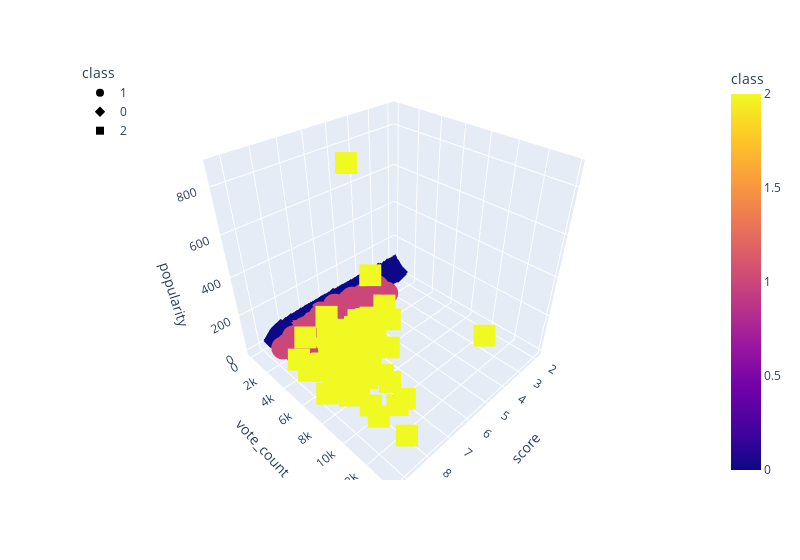

Notebook source saved alongside this figure:
### Code cell
# Plotting the clusters with three features
fig = px.scatter_3d(movies_df, x="score", y="vote_count", 
                    z="popularity", color="class", symbol="class", 
                    width=800)
fig.update_layout(legend=dict(x=0,y=1))
fig.show()

### Figure 1 — Plotly figure (JSON) as saved in the notebook; plotly's stock layout.template omitted (floating-point values rounded to 4 significant figures; data arrays with more than 128 entries replaced by an {"elided": "..."} marker saying what was removed)
{"data": [{"hovertemplate": "class=%{marker.color}<br>score=%{x}<br>vote_count=%{y}<br>popularity=%{z}<extra></extra>", "legendgroup": "1", "marker": {"color": {"elided": "527 int values"}, "coloraxis": "coloraxis", "symbol": "circle"}, "mode": "markers", "name": "1", "scene": "scene", "showlegend": true, "type": "scatter3d", "x": {"elided": "527 float values"}, "y": {"elided": "527 int values"}, "z": {"elided": "527 float values"}}, {"hovertemplate": "class=%{marker.color}<br>score=%{x}<br>vote_count=%{y}<br>popularity=%{z}<extra></extra>", "legendgroup": "0", "marker": {"color": {"elided": "2524 int values"}, "coloraxis": "coloraxis", "symbol": "diamond"}, "mode": "markers", "name": "0", "scene": "scene", "showlegend": true, "type": "scatter3d", "x": {"elided": "2524 float values"}, "y": {"elided": "2524 int values"}, "z": {"elided": "2524 float values"}}, {"hovertemplate": "class=%{marker.color}<br>score=%{x}<br>vote_count=%{y}<br>popularity=%{z}<extra></extra>", "legendgroup": "2", "marker": {"color": [2, 2, 2, 2, 2, 2, 2, 2, 2, 2, 2, 2, 2, 2, 2, 2, 2, 2, 2, 2, 2, 2, 2, 2, 2, 2, 2, 2, 2, 2, 2, 2, 2, 2, 2, 2, 2, 2, 2, 2, 2, 2, 2, 2, 2, 2, 2, 2, 2, 2, 2, 2, 2, 2, 2, 2, 2, 2, 2, 2, 2, 2, 2, 2, 2, 2, 2, 2, 2, 2, 2, 2, 2, 2, 2, 2, 2, 2, 2, 2, 2, 2, 2, 2, 2, 2, 2, 2, 2, 2, 2, 2, 2, 2, 2, 2, 2, 2, 2, 2, 2, 2, 2, 2, 2, 2, 2, 2, 2, 2, 2, 2, 2, 2, 2, 2, 2, 2, 2, 2, 2, 2, 2, 2, 2, 2, 2, 2], "coloraxis": "coloraxis", "symbol": "square"}, "mode": "markers", "name": "2", "scene": "scene", "showlegend": true, "type": "scatter3d", "x": [8.6, 6.4, 8.5, 8.9, 8.1, 9.3, 8.9, 8.8, 8.5, 8.6, 8.3, 7.8, 7.3, 8.6, 8.1, 3.7, 8.1, 8.8, 8.7, 6.5, 8.8, 8.1, 7.4, 7.3, 8.7, 8, 8.1, 8.9, 8.1, 7.8, 8, 7.3, 7.7, 8.3, 8.2, 7.7, 8.5, 8.5, 7.3, 7.2, 7.5, 7.1, 8, 9, 7.9, 7.8, 8.3, 8, 7.8, 7.5, 7.6, 5.8, 8.3, 8.8, 8, 8.1, 7.7, 7.7, 7, 6.5, 8.3, 8.1, 6.2, 7.5, 6.6, 7, 6.9, 7.8, 7.6, 8.4, 8.4, 7.2, 7, 7.9, 7.8, 7.4, 7.8, 7, 7.7, 7.2, 7, 7.9, 8.2, 7.3, 7.1, 7, 7.6, 7, 7.8, 7.8, 7.2, 7, 7, 7.9, 7.4, 8.6, 8.1, 7.7, 8.1, 8, 8.1, 8.5, 6.8, 6.7, 8, 7.6, 7.9, 7.3, 7.8, 6.4, 7.8, 7, 7.4, 6.7, 8.1, 7.8, 8, 6.8, 7, 7.4, 8.2, 7.3, 6.4, 6.2, 8, 6.6, 7.9, 7], "y": [4443, 5439, 5439, 4329, 4856, 8205, 8428, 7927, 5376, 5765, 5269, 7562, 4412, 5048, 4537, 11776, 11776, 9413, 8907, 4432, 8705, 5996, 5815, 5265, 7487, 6985, 4949, 8064, 6122, 5877, 5152, 4321, 5608, 7359, 4442, 4997, 4391, 4339, 5246, 4853, 5494, 4500, 4369, 12002, 8776, 11800, 6430, 4518, 6173, 5293, 5766, 4903, 6870, 13752, 4430, 6336, 4645, 6478, 6849, 4645, 4597, 4227, 5295, 5295, 4948, 6525, 7047, 5181, 4347, 9106, 10099, 9455, 5080, 8297, 7604, 4697, 4742, 6586, 4570, 4641, 4697, 5797, 6571, 5487, 6359, 4794, 6495, 5560, 5751, 4418, 8806, 4800, 4755, 4524, 4637, 10867, 9742, 4737, 5862, 6032, 4519, 4254, 5371, 4663, 5723, 4410, 4858, 4469, 5764, 5878, 6135, 4496, 4760, 5584, 9427, 4274, 7268, 4466, 8662, 6767, 6560, 5880, 4571, 7458, 10995, 7004, 7241, 4721], "z": [18.17, 95.3, 95.3, 104.5, 40.41, 136.7, 121.5, 138.1, 90.46, 79.58, 73.64, 100.0, 104.1, 76.04, 56.49, 144.4, 144.4, 146.8, 104.3, 54.04, 138.0, 106.8, 132.4, 82.5, 106.9, 272.0, 79.75, 123.6, 85.69, 79.68, 77.82, 35.15, 101.3, 115.0, 84.63, 65.2, 74.44, 63.43, 145.8, 70.87, 78.14, 139.1, 65.68, 187.3, 120.7, 150.4, 72.6, 73.62, 82.21, 98.89, 57.83, 45.27, 92.2, 167.6, 91.29, 81.91, 45.05, 113.9, 77.3, 78.53, 60.0, 67.26, 165.1, 165.1, 135.4, 86.49, 74.51, 3.195, 138.4, 112.3, 82.12, 68.55, 68.89, 108.8, 93.0, 46.38, 63.6, 89.87, 62.34, 125.1, 68.88, 51.33, 95.01, 71.12, 99.4, 56.52, 76.31, 81.83, 110.2, 78.29, 77.68, 67.7, 99.5, 94.37, 136.9, 724.2, 481.1, 95.13, 143.0, 118.1, 74.42, 192.5, 131.8, 80.32, 145.4, 243.8, 79.46, 87.53, 72.23, 115.2, 203.7, 110.6, 121.0, 206.2, 434.3, 68.72, 167.9, 107.4, 418.7, 134.3, 128.7, 120.1, 875.6, 90.24, 514.6, 155.8, 198.4, 139.3]}], "layout": {"coloraxis": {"colorbar": {"title": {"text": "class"}}, "colorscale": [[0, "#0d0887"], [0.1111, "#46039f"], [0.2222, "#7201a8"], [0.3333, "#9c179e"], [0.4444, "#bd3786"], [0.5556, "#d8576b"], [0.6667, "#ed7953"], [0.7778, "#fb9f3a"], [0.8889, "#fdca26"], [1, "#f0f921"]]}, "legend": {"title": {"text": "class"}, "tracegroupgap": 0, "x": 0, "y": 1}, "margin": {"t": 60}, "scene": {"domain": {"x": [0, 1], "y": [0, 1]}, "xaxis": {"title": {"text": "score"}}, "yaxis": {"title": {"text": "vote_count"}}, "zaxis": {"title": {"text": "popularity"}}}, "width": 800}}
